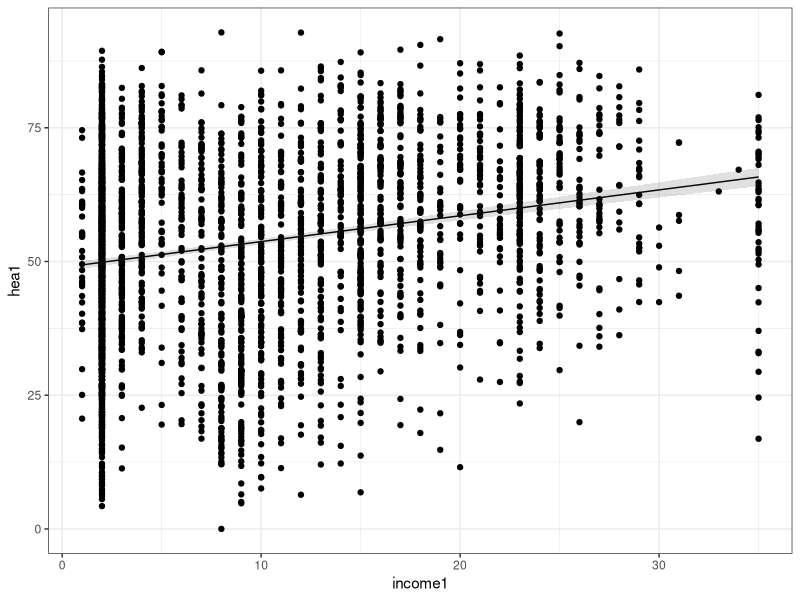
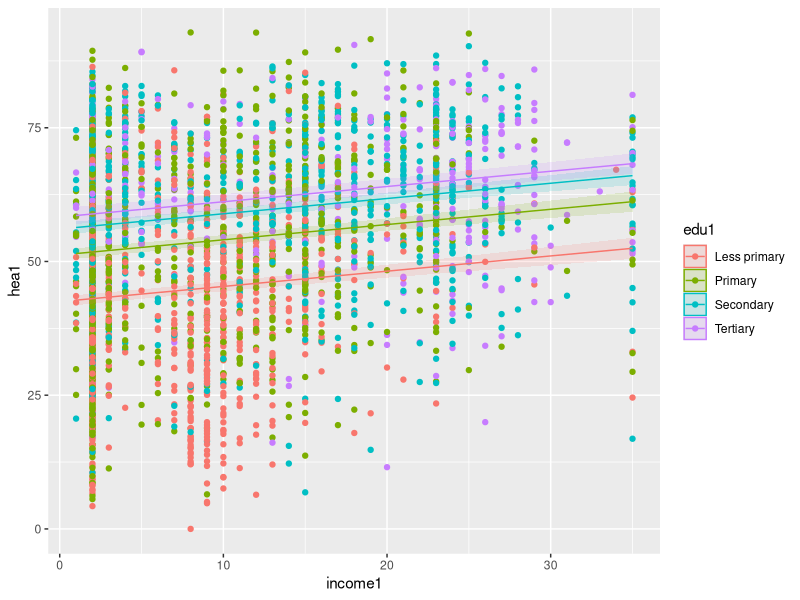
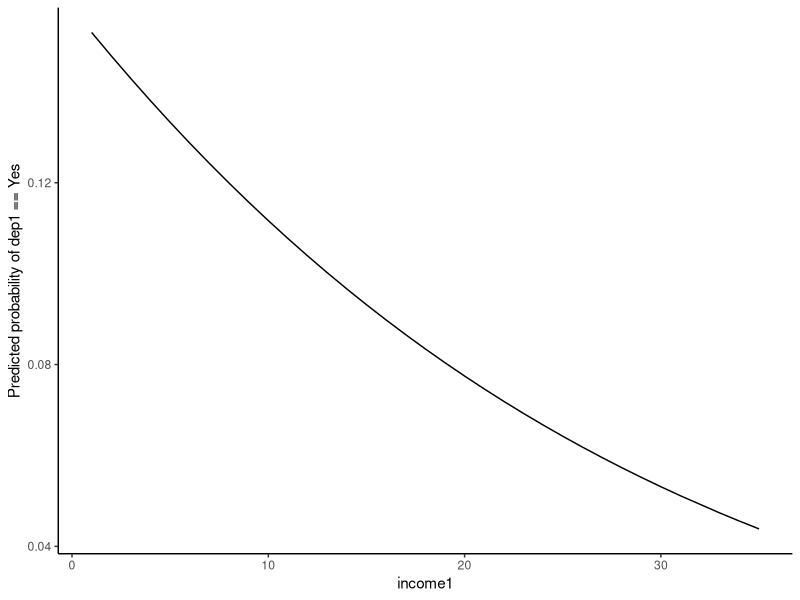
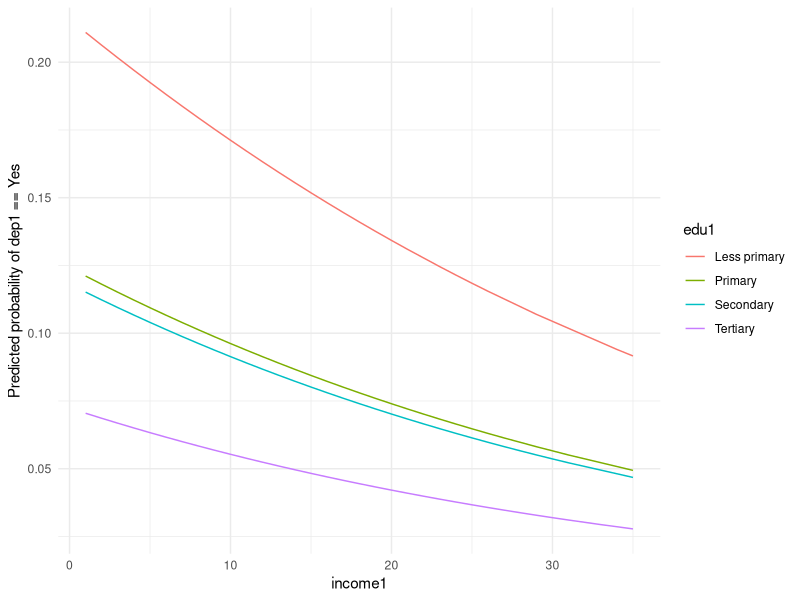

Recreate these plots in R, in order.
## ---- chunk 1
knitr::opts_chunk$set(echo=TRUE, eval=FALSE)
options(width=180, tibble.width=140)
## ---- chunk 2
library(readxl)
#help(package = "readxl") # Informémonos acerca de la librería readxl
#?read_excel # ayuda de la función read_excel
read_excel("data_curs_stat/EP1.xls")

## ---- chunk 3
summary
## ---- chunk 4
summary(read_excel("data_curs_stat/EP1.xls"))
## ---- chunk 5
dataw1 <- read_excel("data_curs_stat/EP1.xls")
#summary(dataw1)
#str(dataw1)
class(dataw1)
head(dataw1) # primeras (6) filas
#head(dataw1, 3) # primeras 3 filas
#tail(dataw1) # últimas (6) filas
## ---- chunk 6
dataw2 <- read_excel("data_curs_stat/EP2.xls")
dataw3 <- read_excel("data_curs_stat/EP3.xls")

## ---- chunk 7
# dataw1$phys_hea1
# dataw1[["phys_hea1"]]
class(dataw1$phys_hea1) # chr quiere decir que está guardada como una cadena de carácteres
#summary(dataw1$phys_hea1)
str(dataw1$phys_hea1)
#attributes(dataw1$phys_hea1)
table(dataw1$phys_hea1)
#?table
table(dataw1$phys_hea1, useNA = "ifany")
prop.table(table(dataw1$phys_hea1))
## ---- chunk 8
#?sink
sink("Summary_Estudi_poblacional_w1.txt", split = TRUE)
table(dataw1$phys_hea1)
summary(dataw1$hea1)
sink()
## ---- chunk 9
class(as.factor(dataw1$phys_hea1))
table(as.factor(dataw1$phys_hea1), useNA = "ifany")
## ---- chunk 10
#class(dataw1$q0002_hhid)
#?as.character
## ---- chunk 11
library(dplyr)
dataw1 <- dataw1 %>%
  mutate(across(c(sex, age, mar_1, edu1, phys_hea1, dep1, income_inf1), as.factor), q0002_hhid = as.character(q0002_hhid))

dataw2 <- dataw2 %>%
  mutate(across(c(phys_hea2, dep2), as.factor), q0002_hhid = as.character(q0002_hhid))

dataw3 <- dataw3 %>%
  mutate(across(c(dep3, phys_hea3), as.factor), q0002_hhid = as.character(q0002_hhid))

## ---- chunk 12

dataw1 %>% #partimos de la base de datos dataw1 y entonces
  select(q0002_hhid, hea1, dep1) %>% # mantenemos sólo las columnas q0002_hhid, hea1 y dep1, y entonces
  filter(dep1 == "Yes") %>% # nos quedamos con las filas de quienes padecen depresión, y entonces
  arrange(desc(hea1)) %>% # ordenamos las filas por de mayor a menor valor de estado de salud, y entonces
  head(3) # nos quedamos con los 3 pacientes con depresión con mayor valor de Health state

## ---- chunk 13

dataw1 %>% #partimos de la base de datos dataw1 y entonces
  select(q0002_hhid, hea1, dep1) %>% # mantenemos sólo las columnas number_id, hea1 y dep1, y entonces
  group_by(dep1) %>% # agrupamos por las categorías de depresión, y entonces
  summarise(mean_hea1 = mean(hea1, na.rm = TRUE), median_hea1 = median(hea1, na.rm = TRUE), tercil_hea1 = quantile(hea1, probs = 1/3, na.rm = TRUE), n = n()) # calculamos la media, la mediana y el primer tercil de hea1 para cada categoría de depresión y el número de observaciones por cada categoría

## ---- chunk 14
dataw1 %>% 
  count(dep1) %>% # Contamos los individuos en cada categoría de depresión y entonces
  mutate(prop = 100*n/sum(n)) # calculamos el %

## ---- chunk 15
# ?is.na
dataw1 %>% 
  group_by(age) %>% 
  count(dep1) %>% # Contamos los individuos en cada categoría de depresión por grupo de edad y entonces
  filter(!is.na(dep1)) %>% # eliminamos los missings si nos interesa contar el porcentaje sobre el total de respuestas válidas
  mutate(prop = 100*n/sum(n)) # Calculamos el %

## ---- chunk 16
names(dataw1)
dim(dataw1)
ncol(dataw1)
nrow(dataw1)
names(dataw2)
dim(dataw2)
names(dataw3)
dim(dataw3)
## ---- chunk 17

table(is.na(dataw1$q0002_hhid)); table(is.na(dataw2$q0002_hhid)); table(is.na(dataw3$q0002_hhid))
## ---- chunk 18
data <- dataw1 %>% # partimos de la base de datos dataw1 y entonces
  full_join(dataw2, by = "q0002_hhid") %>% # unimos horizontalmente con todas las observaciones de dataw2 con q0002_hhid iguales a los de dataw1 y añadimos las nuevas, y entonces
  full_join(dataw3, by = c("q0002_hhid"))# unimos horizontalmente con todas las observaciones de dataw3 con q0002_hhid iguales a los que ya había y añadimos las nuevas
names(data)
dim(data)
## ---- chunk 19
?full_join
## ---- chunk 20
ac1 <- read_excel("data_curs_stat/AC1.xls")
ac2 <- read_excel("data_curs_stat/AC2.xls")
ac3 <- read_excel("data_curs_stat/AC3.xls")

dim(ac1); names(ac1); dim(ac2); names(ac2); dim(ac3); names(ac3)
## ---- chunk 21
acr1 <- ac1 %>% # partimos de ac1 y entonces
  rename(hea = hea1) # renombramos hea1 como hea
acr2 <- ac2 %>% # partimos de ac2 y entonces
  rename(hea = hea2, dep = dep2) # renombramos hea2 como hea y dep2 como dea
acr3 <- ac3 %>% 
  rename(hea = hea3, dep = dep3) # mismo proceso para ac3

#names(ac1); names(ac2); names(ac3)
## ---- chunk 22
#?bind_rows
acv <- bind_rows(acr1, acr2, acr3, .id = "wave")
## ---- chunk 23
ach <- ac1 %>%
  full_join(ac2, by = c("q0002_hhid")) %>%
  full_join(ac3, by = c("q0002_hhid"))
ach %>% 
  head()
# cbind(ac1, ac2, ac3) %>% 
#    head()
## ---- chunk 24
acv %>%
  arrange(q0002_hhid) %>% # ordenamos por id
  head()
## ---- chunk 25
library(tidyr)
acv %>%
  group_by(q0002_hhid) %>% # agrupamos por id y entonces
  arrange(wave) %>% # ordenamos por ola para tener la fila con datos antes que las otras, y entonces
  fill(sex, age, mar_1, edu1, grups) %>% # para cada id rellenamos las filas vacías de las variables especificadas con los valores que no son missings, y entonces
  ungroup() %>% # desagrupamos y entonces
  arrange(q0002_hhid) %>% # ordenamos por id para ver las mismas filas que arriba, y entonces
  head() # nos quedamos con las primeras filas
## ---- chunk 26
acv <- acv %>%
  group_by(q0002_hhid) %>% # agrupamos por id y entonces
  arrange(wave) %>% # ordenamos por ola para tener la fila con datos antes que las otras, y entonces
  fill(sex, age, mar_1, edu1, grups) # para cada id rellenamos las filas vacías de las variables especificadas con los valores que no son missings
## ---- chunk 27

acv %>%
  pivot_wider(names_from = c("wave"), values_from = c("hea", "dep")) %>%
  # select(-where(~all(is.na(.)))) %>% # quitamos aquellas columnas que cumplen que todos sus valores son missings
  head()

## ---- chunk 28
#?pivot_wider
#?pivot_longer
## ---- chunk 29
t.test(hea1 ~ sex, data = dataw1)
t.test(data$hea1, data$hea2, paired = TRUE) #comparamos el estado de salud en la ola 1 con la ola 2
## ---- chunk 30
chisq.test(dataw1$dep1, dataw1$sex)
## ---- chunk 31
#cor(dataw1$score_sup, dataw1$income)
cor.test(dataw1$score_sup1, dataw1$income1)
## ---- chunk 32
dataw1 <- dataw1 %>% 
  mutate(across(c(sex, age, mar_1, edu1, phys_hea1, dep1, income_inf1), as.factor))
## ---- chunk 33
#?lm
fit <- lm(hea1 ~ age + sex + income1 + dep1, data = dataw1)
summary(fit)
## ---- chunk 34
#?glm
fit <- glm(dep1 ~ age + sex + income1*hea1 + mar_1*score_lon1, data = dataw1, family = binomial)
summary(fit)
## ---- chunk 35
t.test(dataw1$hea1)$conf.int
## ---- chunk 36
#?confint
confint(fit)

## ---- chunk 37

library(ggplot2)
fit <- lm(hea1 ~ income1, data = dataw1)
dataw1 %>%
  filter(!is.na(hea1), !is.na(income1)) %>% # nos quedamos con las observaciones que no tienen missings en el modelo
  # filter(!if_any(c(hea1, income1), is.na)) %>% # lo mismo de forma resumida
  cbind(predict(fit, interval = "confidence")) %>% # añadimos la predicción del modelo y los intervalos de confianza como nuevas columnas
  ggplot(aes(x = income1)) + # creamos el cuadro y añadimos el eje x
  geom_point(aes(y = hea1)) + # añadimos los punos d la base de datos
  geom_line(aes(y = fit)) + # añadimos la línea que el modelo induce
  geom_ribbon(aes(ymin = lwr, ymax = upr), alpha = .15) + # añadimos los CI; también es posible como sigue
  # geom_line(aes(y = lwr), color = "red", linetype = "dashed") +
  # geom_line(aes(y = upr), color = "red", linetype = "dashed") +
  theme_bw() # cambiamos el tema por defecto



## ---- chunk 38

library(ggplot2)
fit <- lm(hea1 ~ income1 + edu1, data = dataw1)
dataw1 %>%
  # filter(!is.na(hea1), !is.na(income1), !is.na(edu1)) %>% # nos quedamos con las observaciones que no tienen missings en el modelo
  filter(!if_any(c(hea1, income1, edu1), is.na)) %>% # lo mismo de forma resumida
  cbind(predict(fit, interval = "confidence")) %>% # añadimos la predicción del modelo y los intervalos de confianza como nuevas columnas
  ggplot(aes(x = income1, color = edu1)) + # creamos el cuadro y añadimos el eje x
  geom_point(aes(y = hea1)) + # añadimos los punos d la base de datos
  geom_line(aes(y = fit)) + # añadimos la línea que el modelo induce
  geom_ribbon(aes(ymin = lwr, ymax = upr, color = NULL, fill = edu1), alpha = .15) # añadimos los CI
  

## ---- chunk 39

library(ggplot2)
fit <- glm(dep1 ~ income1, data = dataw1, family = binomial)
dataw1 %>%
  filter(!if_any(c(dep1, income1), is.na)) %>%  # nos quedamos con las observaciones que no tienen missings en el modelo
  mutate(fit = predict(fit, type = "response")) %>% # añadimos la predicción del modelo como nuevas columnas
  ggplot(aes(x = income1)) + # creamos el cuadro y añadimos el eje x
  geom_line(aes(y = fit)) + # añadimos la línea que el modelo induce
  labs(y = "Predicted probability of dep1 == Yes") + # especificamos la etiqueta del eje y
  theme_classic() #cambiamos el tema por defecto



## ---- chunk 40

library(ggplot2)
fit <- glm(dep1 ~ income1 + edu1, data = dataw1, family = binomial)
dataw1 %>%
  filter(!if_any(c(dep1, income1, edu1), is.na)) %>%  # nos quedamos con las observaciones que no tienen missings en el modelo
  mutate(fit = predict(fit, type = "response")) %>% # añadimos la predicción del modelo como nuevas columnas
  ggplot(aes(x = income1, color = edu1)) + # creamos el cuadro y añadimos el eje x
  geom_line(aes(y = fit)) + # añadimos la línea que el modelo induce
  labs(y = "Predicted probability of dep1 == Yes") + # especificamos la etiqueta del eje y
  theme_minimal() # cambiamos el tema por defecto



